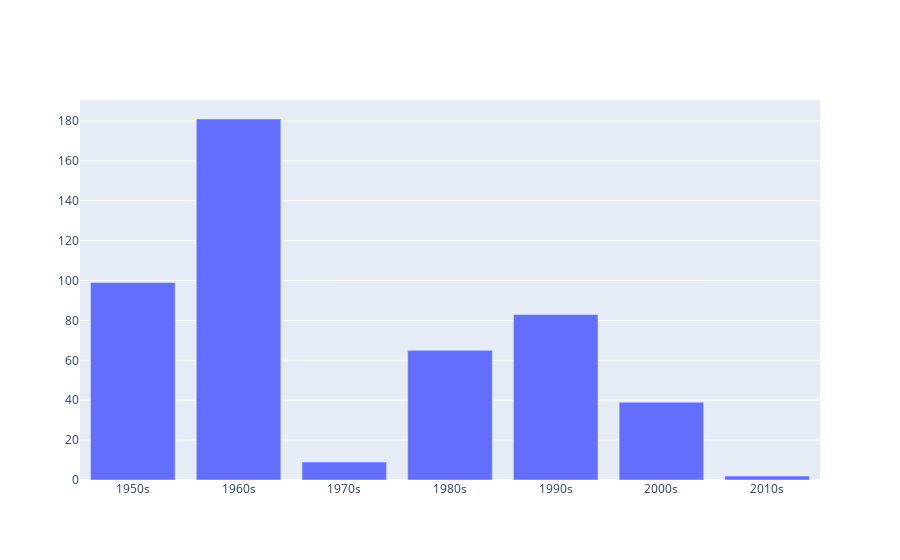

Here is the notebook cell this chart was saved with:
### Code cell
!pip install plotly
from plotly.offline import init_notebook_mode, plot, iplot
import plotly.graph_objs as go
hist_decades = histogram_decades(our_data)


init_notebook_mode(connected=True)
iplot([{'type':'bar','x' : ['1950s','1960s','1970s','1980s','1990s','2000s','2010s'],'y': list(hist_decades.values())}])

### Figure 1 — Plotly figure (JSON) as saved in the notebook; plotly's stock layout.template omitted (floating-point values rounded to 4 significant figures)
{"data": [{"type": "bar", "x": ["1950s", "1960s", "1970s", "1980s", "1990s", "2000s", "2010s"], "y": [99, 181, 9, 65, 83, 39, 2]}], "layout": {}}
